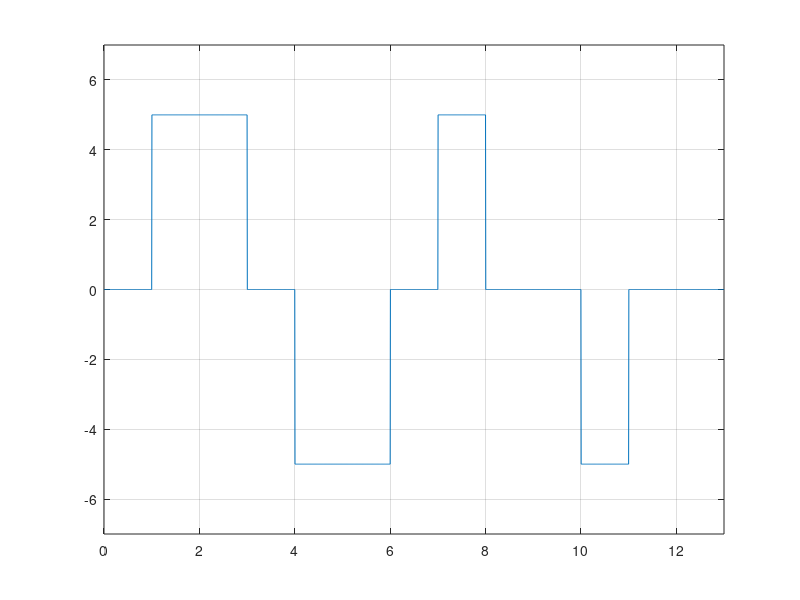

Source code (MATLAB):
clear;

bits = [0,1,0,1,1,0,1,1,1,0,1,1,0];

bit_rate = 1;
voltage = 5;
tmp = voltage;
sign = 1;
prev = 0;
voltage = sign*voltage;
value = voltage;
prev_voltage = voltage;


for i = 1:length(bits)
    if(bits(i)==0)
        y_level(i) = prev;
    else
        y_level(i) = value;
        if(value ~= 0)
          value = 0;
        else
          value = -prev_voltage;
          prev_voltage = value;
        end
        prev = y_level(i);
    end
end

voltage=tmp;
Time=length(bits)/bit_rate;
frequency = 200;
period = 1/(frequency*bit_rate);
time = 0:period:Time;
x = 1;

for i = 1:length(time)
    y_value(i)= y_level(x);
    if time(i)*bit_rate>=x
        x= x+1;
    end
end


plot(time,y_value);
axis([0 Time -voltage-2 voltage+2]);
grid on;

% demodulation need to be done

in=1;
for j=1:length(time)
  tmp = y_value(j)/voltage;
  if time(j)*bit_rate>=in
      if tmp==0
        ans_bits(in)=0;
      else
        ans_bits(in)=1;
      end
      in=in+1;
  end
 end


disp('Demodulation : ')
disp(ans_bits)


